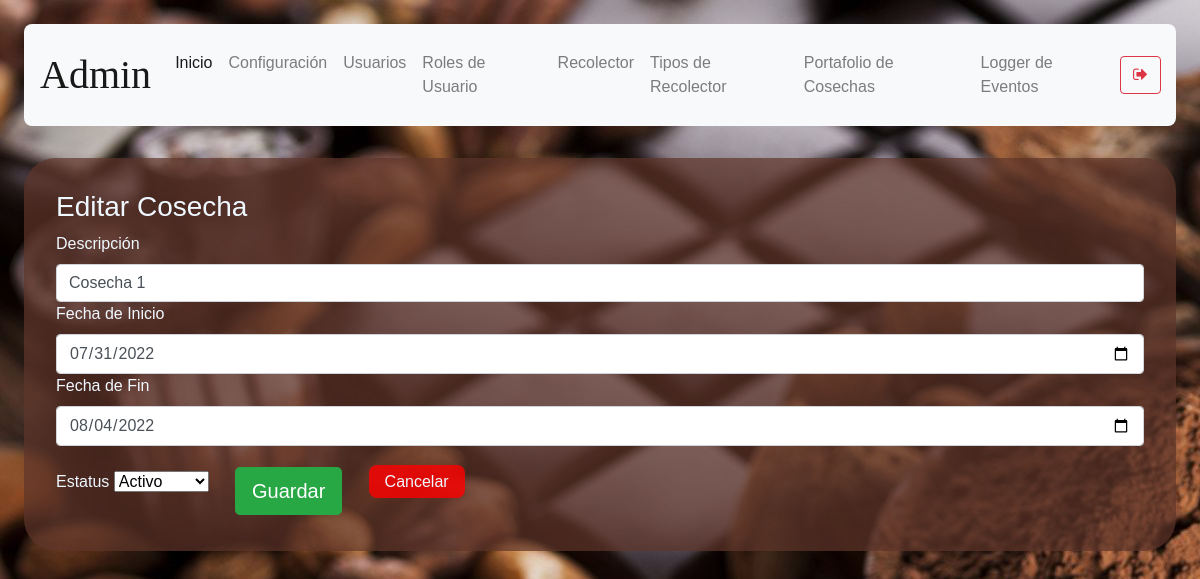
Before: /harvest/edit/1 (signed in) with the older database file.
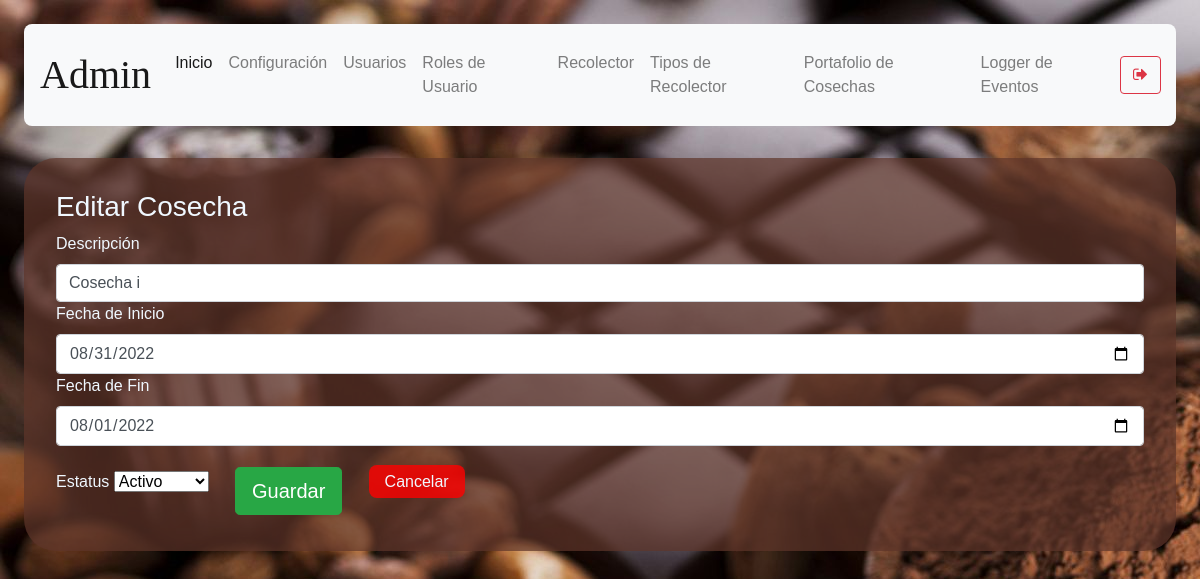
After: the same page with the newer database file.
### models/harvest.py (models this page shows, shortened)
class Harvest (db.Model):
    __tablename__ = 'harvest'
    id = db.Column(db.Integer, primary_key = True)
    description = db.Column(db.String(250), nullable = False)
    start_date = db.Column(db.String(10), nullable=False)
    end_date = db.Column(db.String(10), nullable= False)
    status = db.Column(db.String(10), nullable = False)
    def find(self, id):
        return Harvest.query.get(id)

### routes/harvest.py (the view)
@harvest_route.route('/harvest/edit/<id>')
def edit(id):
    if( not verify_permissions(session, User, allowed_rols) ):
        return redirect(url_for('auth.index'))
    harvest = Harvest.find(Harvest,id)
    return render_template("harvest-edit.html",\
        harvest = harvest )

### models/user.py (called while the page is built)
    def get_user_rol_by_username( self, username ):
        user_rol_id = User.query.filter_by(username = username).first().user_rol_id
        user_rol = User_rol.query.get(user_rol_id).description
        return user_rol

### utils/functions.py (called while the page is built)
def verify_permissions(session, User, allowed=['admin']):
    return 'username' in session and \
    ( allowed == 'all' or User.get_user_rol_by_username(User, session['username']) in allowed)

### templates/harvest-edit.html (shortened to what this page needs)
{% extends "base.html" %}
{% block content %}
<h3>Editar Cosecha</h3>
<form method="POST" id="edit-harvest" action="/harvest/update">
  <label>Descripción</label>
  <input class="form-control" type="text" name="description" value="{{ harvest.description }}" required/>
  <label>Fecha de Inicio</label>
  <input class="form-control" type="date" name="start_date" value="{{harvest.start_date}}" required/>
  <label>Fecha de Fin</label>
  <input class="form-control" type="date" name="end_date" value="{{harvest.end_date }}"  required/>
  <label>Estatus</label>
  <select class="form-select" name="status" form="edit-harvest">
    <option value="active">Activo</option>
  </select>
  <button type="submit" class="btn btn-success btn-lg mb-1">Guardar</button>
  <a class="abord" onclick="window.location.href = `/harvest`">Cancelar</a>
  </form>
{% endblock %}

Changed rows visible on the page:
changed Harvest: description "Cosecha 1" → "Cosecha i"; start_date "07/31/2022" → "08/31/2022"; end_date "08/04/2022" → "08/01/2022"
